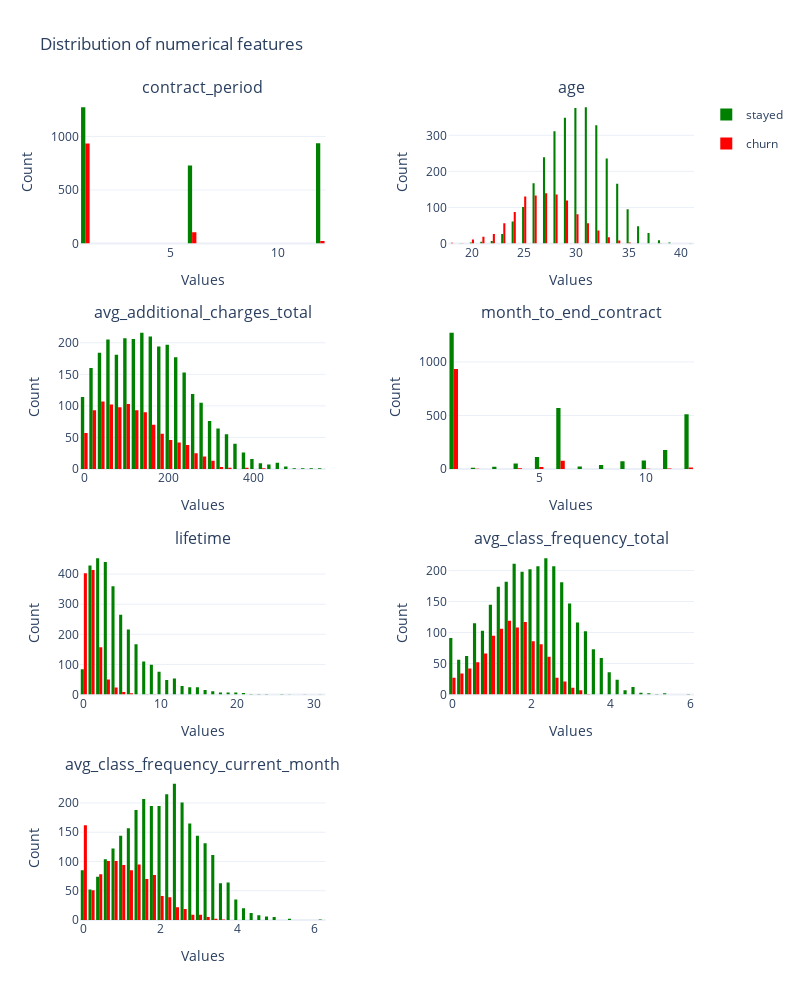

Notebook cell for this chart:
### Markdown cell above
We seem to have quite different groups of people (on average) that stayed with us and left our service. A couple of interesting examples:

1. `avg_class_frequency`, `promo_friends`, `group_visits` for people how left is lower than for those who stayed.
2. `gener` split seems to be identical in both groups.

Let's see distributions for numerical features.

### Code cell
col_numerical = [
    'contract_period', 'age', 'avg_additional_charges_total', 'month_to_end_contract',
     'lifetime', 'avg_class_frequency_total', 'avg_class_frequency_current_month'
]

fig = sp.make_subplots(
    rows=4, cols=2,
    subplot_titles=col_numerical,
    horizontal_spacing=0.2, vertical_spacing=0.1
)

for counter, column in enumerate(col_numerical, start=1):
    row = (counter - 1) // 2 + 1
    col = (counter - 1) % 2 + 1
    fig.add_trace(
        go.Histogram(
            x=df_gym[df_gym.churn == 0][column], nbinsx=50,
            marker=dict(color='green'), name='stayed', legendgroup='stayed',
            showlegend=True if (row == 1) & (col == 1) else False
        ),
        row=row, col=col
    )
    fig.add_trace(
        go.Histogram(
            x=df_gym[df_gym.churn == 1][column], nbinsx=50,
            marker=dict(color='red'), name='churn', legendgroup='churn',
            showlegend=True if (row == 1) & (col == 1) else False
        ),
        row=row, col=col
    )
    fig.update_xaxes(row=row, col=col, title_text='Values')
    fig.update_yaxes(row=row, col=col, title_text='Count')

fig.update_layout(
    title='Distribution of numerical features',
    width=FIG_WIDTH * 100,
    height=FIG_HEIGHT * 100 * 2,
    template='plotly_white',
    # legend=dict(orientation='v')
)
fig.show()

### Figure 1 — Plotly figure (JSON) as saved in the notebook; plotly's stock layout.template omitted (floating-point values rounded to 4 significant figures; data arrays with more than 128 entries replaced by an {"elided": "..."} marker saying what was removed)
{"data": [{"legendgroup": "stayed", "marker": {"color": "green"}, "name": "stayed", "nbinsx": 50, "showlegend": true, "type": "histogram", "x": {"elided": "2939 int values"}, "xaxis": "x", "yaxis": "y"}, {"legendgroup": "churn", "marker": {"color": "red"}, "name": "churn", "nbinsx": 50, "showlegend": true, "type": "histogram", "x": {"elided": "1061 int values"}, "xaxis": "x", "yaxis": "y"}, {"legendgroup": "stayed", "marker": {"color": "green"}, "name": "stayed", "nbinsx": 50, "showlegend": false, "type": "histogram", "x": {"elided": "2939 int values"}, "xaxis": "x2", "yaxis": "y2"}, {"legendgroup": "churn", "marker": {"color": "red"}, "name": "churn", "nbinsx": 50, "showlegend": false, "type": "histogram", "x": {"elided": "1061 int values"}, "xaxis": "x2", "yaxis": "y2"}, {"legendgroup": "stayed", "marker": {"color": "green"}, "name": "stayed", "nbinsx": 50, "showlegend": false, "type": "histogram", "x": {"elided": "2939 float values"}, "xaxis": "x3", "yaxis": "y3"}, {"legendgroup": "churn", "marker": {"color": "red"}, "name": "churn", "nbinsx": 50, "showlegend": false, "type": "histogram", "x": {"elided": "1061 float values"}, "xaxis": "x3", "yaxis": "y3"}, {"legendgroup": "stayed", "marker": {"color": "green"}, "name": "stayed", "nbinsx": 50, "showlegend": false, "type": "histogram", "x": {"elided": "2939 int values"}, "xaxis": "x4", "yaxis": "y4"}, {"legendgroup": "churn", "marker": {"color": "red"}, "name": "churn", "nbinsx": 50, "showlegend": false, "type": "histogram", "x": {"elided": "1061 int values"}, "xaxis": "x4", "yaxis": "y4"}, {"legendgroup": "stayed", "marker": {"color": "green"}, "name": "stayed", "nbinsx": 50, "showlegend": false, "type": "histogram", "x": {"elided": "2939 int values"}, "xaxis": "x5", "yaxis": "y5"}, {"legendgroup": "churn", "marker": {"color": "red"}, "name": "churn", "nbinsx": 50, "showlegend": false, "type": "histogram", "x": {"elided": "1061 int values"}, "xaxis": "x5", "yaxis": "y5"}, {"legendgroup": "stayed", "marker": {"color": "green"}, "name": "stayed", "nbinsx": 50, "showlegend": false, "type": "histogram", "x": {"elided": "2939 float values"}, "xaxis": "x6", "yaxis": "y6"}, {"legendgroup": "churn", "marker": {"color": "red"}, "name": "churn", "nbinsx": 50, "showlegend": false, "type": "histogram", "x": {"elided": "1061 float values"}, "xaxis": "x6", "yaxis": "y6"}, {"legendgroup": "stayed", "marker": {"color": "green"}, "name": "stayed", "nbinsx": 50, "showlegend": false, "type": "histogram", "x": {"elided": "2939 float values"}, "xaxis": "x7", "yaxis": "y7"}, {"legendgroup": "churn", "marker": {"color": "red"}, "name": "churn", "nbinsx": 50, "showlegend": false, "type": "histogram", "x": {"elided": "1061 float values"}, "xaxis": "x7", "yaxis": "y7"}], "layout": {"annotations": [{"font": {"size": 16}, "showarrow": false, "text": "contract_period", "x": 0.2, "xanchor": "center", "xref": "paper", "y": 1, "yanchor": "bottom", "yref": "paper"}, {"font": {"size": 16}, "showarrow": false, "text": "age", "x": 0.8, "xanchor": "center", "xref": "paper", "y": 1, "yanchor": "bottom", "yref": "paper"}, {"font": {"size": 16}, "showarrow": false, "text": "avg_additional_charges_total", "x": 0.2, "xanchor": "center", "xref": "paper", "y": 0.725, "yanchor": "bottom", "yref": "paper"}, {"font": {"size": 16}, "showarrow": false, "text": "month_to_end_contract", "x": 0.8, "xanchor": "center", "xref": "paper", "y": 0.725, "yanchor": "bottom", "yref": "paper"}, {"font": {"size": 16}, "showarrow": false, "text": "lifetime", "x": 0.2, "xanchor": "center", "xref": "paper", "y": 0.45, "yanchor": "bottom", "yref": "paper"}, {"font": {"size": 16}, "showarrow": false, "text": "avg_class_frequency_total", "x": 0.8, "xanchor": "center", "xref": "paper", "y": 0.45, "yanchor": "bottom", "yref": "paper"}, {"font": {"size": 16}, "showarrow": false, "text": "avg_class_frequency_current_month", "x": 0.2, "xanchor": "center", "xref": "paper", "y": 0.175, "yanchor": "bottom", "yref": "paper"}], "height": 1000, "title": {"text": "Distribution of numerical features"}, "width": 800, "xaxis": {"anchor": "y", "domain": [0, 0.4], "title": {"text": "Values"}}, "xaxis2": {"anchor": "y2", "domain": [0.6, 1], "title": {"text": "Values"}}, "xaxis3": {"anchor": "y3", "domain": [0, 0.4], "title": {"text": "Values"}}, "xaxis4": {"anchor": "y4", "domain": [0.6, 1], "title": {"text": "Values"}}, "xaxis5": {"anchor": "y5", "domain": [0, 0.4], "title": {"text": "Values"}}, "xaxis6": {"anchor": "y6", "domain": [0.6, 1], "title": {"text": "Values"}}, "xaxis7": {"anchor": "y7", "domain": [0, 0.4], "title": {"text": "Values"}}, "xaxis8": {"anchor": "y8", "domain": [0.6, 1]}, "yaxis": {"anchor": "x", "domain": [0.825, 1], "title": {"text": "Count"}}, "yaxis2": {"anchor": "x2", "domain": [0.825, 1], "title": {"text": "Count"}}, "yaxis3": {"anchor": "x3", "domain": [0.55, 0.725], "title": {"text": "Count"}}, "yaxis4": {"anchor": "x4", "domain": [0.55, 0.725], "title": {"text": "Count"}}, "yaxis5": {"anchor": "x5", "domain": [0.275, 0.45], "title": {"text": "Count"}}, "yaxis6": {"anchor": "x6", "domain": [0.275, 0.45], "title": {"text": "Count"}}, "yaxis7": {"anchor": "x7", "domain": [0, 0.175], "title": {"text": "Count"}}, "yaxis8": {"anchor": "x8", "domain": [0, 0.175]}}}
